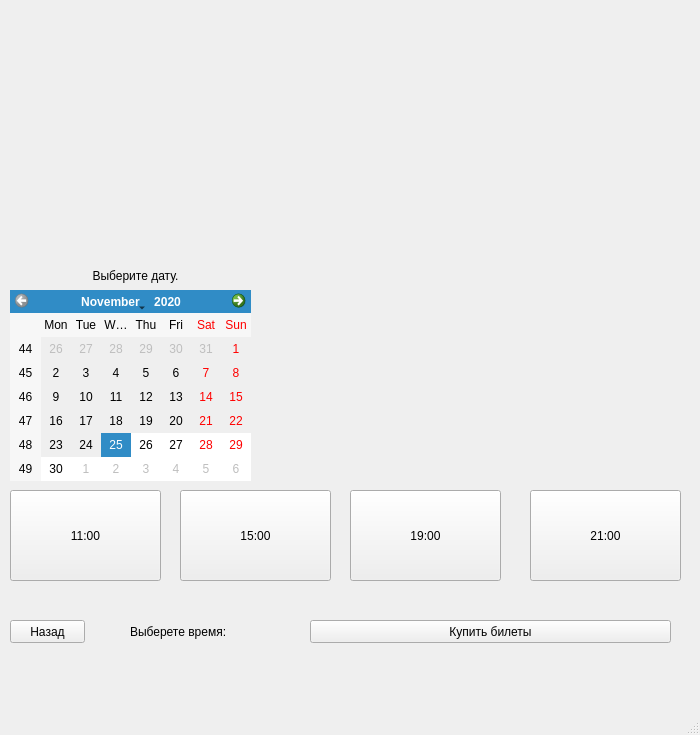
<?xml version="1.0" encoding="UTF-8"?>
<ui version="4.0">
 <class>MainWindow</class>
 <widget class="QMainWindow" name="MainWindow">
  <property name="geometry">
   <rect>
    <x>0</x>
    <y>0</y>
    <width>700</width>
    <height>735</height>
   </rect>
  </property>
  <property name="windowTitle">
   <string>MainWindow</string>
  </property>
  <widget class="QWidget" name="centralwidget">
   <widget class="QLabel" name="label_1">
    <property name="enabled">
     <bool>true</bool>
    </property>
    <property name="geometry">
     <rect>
      <x>20</x>
      <y>40</y>
      <width>150</width>
      <height>215</height>
     </rect>
    </property>
    <property name="text">
     <string/>
    </property>
   </widget>
   <widget class="QLabel" name="label_description">
    <property name="geometry">
     <rect>
      <x>280</x>
      <y>30</y>
      <width>401</width>
      <height>441</height>
     </rect>
    </property>
    <property name="text">
     <string/>
    </property>
    <property name="alignment">
     <set>Qt::AlignLeading|Qt::AlignLeft|Qt::AlignTop</set>
    </property>
    <property name="wordWrap">
     <bool>true</bool>
    </property>
   </widget>
   <widget class="QPushButton" name="btn_back">
    <property name="geometry">
     <rect>
      <x>10</x>
      <y>620</y>
      <width>75</width>
      <height>23</height>
     </rect>
    </property>
    <property name="text">
     <string>Назад</string>
    </property>
   </widget>
   <widget class="QPushButton" name="buy_tick">
    <property name="geometry">
     <rect>
      <x>310</x>
      <y>620</y>
      <width>361</width>
      <height>23</height>
     </rect>
    </property>
    <property name="text">
     <string>Купить билеты</string>
    </property>
   </widget>
   <widget class="QLabel" name="label_text">
    <property name="geometry">
     <rect>
      <x>20</x>
      <y>260</y>
      <width>231</width>
      <height>31</height>
     </rect>
    </property>
    <property name="text">
     <string>Выберите дату.</string>
    </property>
    <property name="alignment">
     <set>Qt::AlignCenter</set>
    </property>
   </widget>
   <widget class="QCalendarWidget" name="calendarWidget">
    <property name="geometry">
     <rect>
      <x>10</x>
      <y>290</y>
      <width>241</width>
      <height>191</height>
     </rect>
    </property>
    <property name="selectedDate">
     <date>
      <year>2020</year>
      <month>11</month>
      <day>25</day>
     </date>
    </property>
    <property name="minimumDate">
     <date>
      <year>2020</year>
      <month>11</month>
      <day>25</day>
     </date>
    </property>
    <property name="maximumDate">
     <date>
      <year>2020</year>
      <month>12</month>
      <day>31</day>
     </date>
    </property>
   </widget>
   <widget class="QPushButton" name="btn_11">
    <property name="geometry">
     <rect>
      <x>10</x>
      <y>490</y>
      <width>151</width>
      <height>91</height>
     </rect>
    </property>
    <property name="text">
     <string>11:00</string>
    </property>
   </widget>
   <widget class="QPushButton" name="btn_15">
    <property name="enabled">
     <bool>true</bool>
    </property>
    <property name="geometry">
     <rect>
      <x>180</x>
      <y>490</y>
      <width>151</width>
      <height>91</height>
     </rect>
    </property>
    <property name="text">
     <string>15:00</string>
    </property>
   </widget>
   <widget class="QPushButton" name="btn_19">
    <property name="geometry">
     <rect>
      <x>350</x>
      <y>490</y>
      <width>151</width>
      <height>91</height>
     </rect>
    </property>
    <property name="text">
     <string>19:00</string>
    </property>
   </widget>
   <widget class="QPushButton" name="btn_21">
    <property name="geometry">
     <rect>
      <x>530</x>
      <y>490</y>
      <width>151</width>
      <height>91</height>
     </rect>
    </property>
    <property name="text">
     <string>21:00</string>
    </property>
   </widget>
   <widget class="QLabel" name="info_buy">
    <property name="geometry">
     <rect>
      <x>130</x>
      <y>620</y>
      <width>171</width>
      <height>23</height>
     </rect>
    </property>
    <property name="text">
     <string>Выберете время: </string>
    </property>
   </widget>
  </widget>
  <widget class="QMenuBar" name="menubar">
   <property name="geometry">
    <rect>
     <x>0</x>
     <y>0</y>
     <width>700</width>
     <height>21</height>
    </rect>
   </property>
  </widget>
  <widget class="QStatusBar" name="statusbar"/>
 </widget>
 <resources/>
 <connections/>
</ui>
